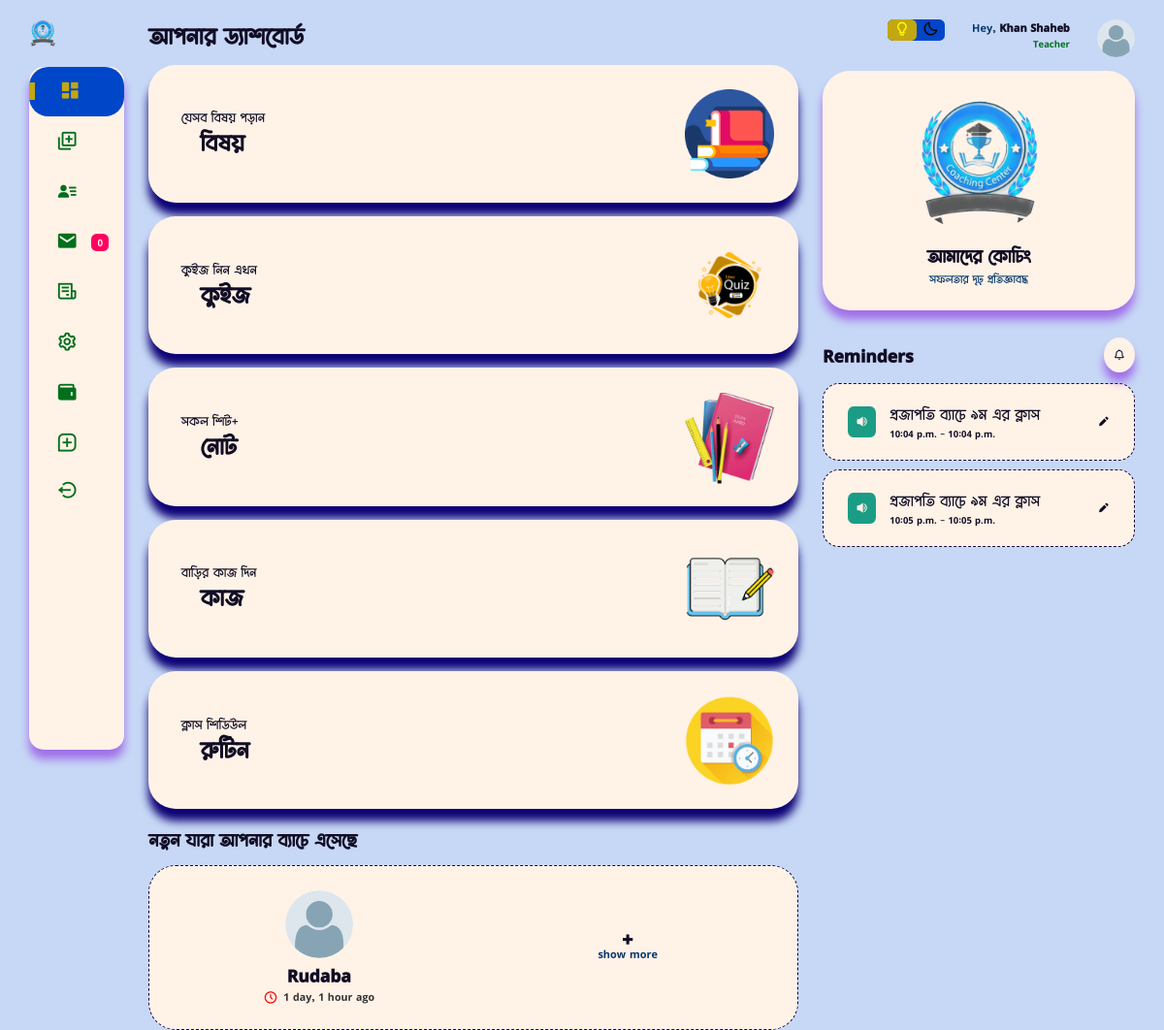
The app's page /teacher_dashboard/home (signed in) with its own data.
### users/models.py (models this page shows, shortened)
class Student(models.Model):
    user = models.OneToOneField(CustomUser, on_delete=models.CASCADE)
    basic_step_of_reg = models.BooleanField(default=False)
    choose_subjects = models.BooleanField(default=False)
    s_approval = models.BooleanField(default=False)
    guardian_phone_is_verified = models.BooleanField(default=False)
    s_name = models.CharField(max_length=170, null=True, blank=True)
    shift = models.ForeignKey(Shift, on_delete=models.CASCADE, null=True, blank=True)
    batch = models.ForeignKey(Batch, on_delete=models.CASCADE, null=True, blank=True)
    profile_pic = models.ImageField( upload_to="student", default='avatar.png')
    class_subjects = models.ForeignKey(ClassWithSubject, on_delete=models.CASCADE, null=True, blank=True )
    s_id = models.IntegerField(null=True, blank=True)
    guardian_phone = models.CharField(max_length=15)
    your_subjects = MultiSelectField(max_length=170, null=True, blank=True)
    s_phone = models.CharField(max_length=15, blank=True, null=True)
    guardian_email = models.EmailField(max_length=100, blank=True, null=True)
    created_at = models.DateTimeField(auto_now_add=True)
    updated_at = models.DateTimeField(auto_now=True)
    def __init__(self, *args, **kwargs):
        super(Student, self).__init__(*args, **kwargs)
        if self.class_subjects:
            self._meta.get_field('your_subjects').choices = [
                (subject.name.lower(), subject.name) for subject in self.class_subjects.subjects.all()
            ]
        else:
            self._meta.get_field('your_subjects').choices = [
                ('math', 'math')
            ]
    class Meta:
        verbose_name_plural = "ইউজার ( শিক্ষার্থী )"

class CustomUser(AbstractUser):
    username = None
    email = models.EmailField("email_address", unique=True, max_length=354)
    phone_number = models.CharField(max_length=15, blank=True, null=True)
    ROLE_CHOICES = [
        ('student', 'Student'),
        ('teacher', 'Teacher'),
        ('guardian', 'Guardian'),
    ]
    role = models.CharField(max_length=10, choices=ROLE_CHOICES)
    USERNAME_FIELD = "email"
    REQUIRED_FIELDS = ['phone_number']
    objects = CustomManager()
    class Meta:
        verbose_name_plural = "ইউজার অ্যাকাউন্ট *VIP* "

class Teacher(models.Model):
    user = models.OneToOneField(CustomUser, on_delete=models.CASCADE)
    basic_step_of_reg = models.BooleanField(default=False)
    t_name = models.CharField(max_length=100)
    profile_pic = models.ImageField(upload_to="teacher", default='teacher.png')
    teacher_background = models.CharField(max_length=20, choices=background_of_teacher)
    t_present_adress = models.CharField( max_length=150, null=True, blank=True)
    t_permnt_adress = models.CharField( max_length=150, null=True, blank=True)
    t_extra_phone = models.CharField( max_length=50, null=True, blank=True)
    t_approval = models.BooleanField(default=False)
    created_at = models.DateTimeField(auto_now_add=True)
    updated_at = models.DateTimeField(auto_now=True)
    class Meta:
        verbose_name_plural = "ইউজার( শিক্ষক-শিক্ষিকা )"

class MakeBatch(models.Model):
    batch = models.ForeignKey(Batch, on_delete=models.CASCADE)
    class_name = models.ForeignKey( ClassWithSubject, on_delete=models.CASCADE)
    subject = models.ForeignKey(Subjects, on_delete=models.CASCADE, null=True,blank=True)
    teacher = models.ForeignKey(Teacher, on_delete=models.CASCADE, null=True,blank=True)
    start_class = models.TimeField(null=True,blank=True)
    end_class = models.TimeField(null=True, blank=True)
    class Meta:
        verbose_name_plural = "ব্যাচ ও বিষয় ভিত্তিক শিক্ষক"

### home/views.py (the view, shortened to what this page needs)
# urls.py: path('teacher_dashboard/home', teacher_dashb, name="tchr_dashboard_home"),
@login_required
def teacher_dashb(request, page=None):
    if request.user.role == 'teacher':
        if page == 'add_mark':
            shift = Shift.objects.all()
            return render(request, 'teacher/add_mark.html', {'data':shift})
        elif page == 'msg':
            all_msg = MessageForTeacher.objects.filter(message_for = request.user.teacher).order_by('upload_at', '-visited')
            context = {
                'all_message':all_msg,
            }
            return render(request, 'teacher/msg.html', context)
        elif page == 'apply_leave':
            return render(request, 'teacher/apply_leave.html')
        elif page == 'all_setting':
            return redirect('edit_profile')
        elif page == 'quiz':
            return render(request, 'teacher/quiz.html')
        elif page == 'wallet':
            return render(request, 'teacher/wallet.html')
        elif page == 'routine':
            routine = MakeBatch.objects.filter(teacher = request.user.teacher)
            return render(request, 'teacher/routine.html', {'routine':routine})
        elif page == 'your_subject':
            sub = MakeBatch.objects.filter(teacher = request.user.teacher)
            return render(request, 'teacher/your_subject.html', {'subs':sub})
        else:
            batch_of_teacher = MakeBatch.objects.filter(teacher=request.user.teacher)
            your_students = set()
            for b in batch_of_teacher:
                subj = get_object_or_404(Subjects, name=b.subject)
                cls = get_object_or_404(ClassWithSubject, s_class=b.class_name)
                the_student = Student.objects.filter(
                    batch_id=b.batch.id,
                    your_subjects__contains=subj.name,
                    class_subjects=cls
                ).order_by('created_at')
                for s in the_student:
                    your_students.add(s)
            items_per_page = 6
            paginator = Paginator(list(your_students), items_per_page)
            page_number = request.GET.get('page')
            current_page = paginator.get_page(page_number)
            context = {
                'newuser': current_page,
                'data' : batch_of_teacher,
            }
            return render(request, 'teacher/dashboard.html', context)
    else:
        return render(request, 'main/404.html')

### home/public.py (called while the page is built)
def common_data(request):
    try:
        if request.user.role == "student":
            try:
                unviewed_msg_std = MessageForStudent.objects.filter(message_for = request.user.student, visited = False).count()
            except:
                unviewed_msg_std = 0
            context = {
                'unviewed_msg_std' : unviewed_msg_std,
            }
        elif request.user.role == "teacher":
            try:
                unviewed_msg = MessageForTeacher.objects.filter(message_for = request.user.teacher, visited = False).count()
            except:
                unviewed_msg = 0
            context = {
                'unviewed_msg' : unviewed_msg,
            }
        else:
            context={}
    except:
        context = {}
    return context

### users/models.py (called while the page is built)
    def __str__(self):
        return self.name

    def __str__(self):
        return self.s_class

### templates/teacher/dashboard.html (shortened to what this page needs)
{% extends 'teacher/base.html' %}
{% load static %}
{% block content %}
<h1>আপনার ড্যাশবোর্ড</h1>
<div class="analyse">
    <div class="sales">
        <a href="{% url "teacher_dashb" 'your_subject' %}">
            <div class="status">
                <div class="info">
                    <h3>যেসব বিষয় পড়ান</h3>
                    <h1>বিষয়</h1>
                </div>
                <div class="progresss">
                    <img src="{% static "image/book.png" %}" alt="">
                </div>
            </div>
        </a>
    </div>
    <div class="sales">
        <a href="{% url "teacher_dashb" 'quiz' %}">
            <div class="status">
                <div class="info">
                    <h3>কুইজ নিন এখন</h3>
                    <h1>কুইজ</h1>
                </div>
                <div class="progresss">
                    <img src="{% static "image/quiz.png" %}" alt="">
                </div>
            </div>
        </a>
    </div>
    <div class="sales">
        <a href="{% url "teacher_dashb" 'note' %}" >
            <div class="status">
                <div class="info">
                    <h3>সকল শিট+</h3>
                    <h1>নোট</h1>
                </div>
                <div class="progresss">
                    <img src="{% static "image/note.png" %}" alt="">
                </div>
            </div>
        </a>
    </div>
    <div class="sales">
        <a href="{% url "teacher_dashb" 'hw' %}">
            <div class="status">
                <div class="info">
                    <h3>বাড়ির কাজ দিন</h3>
                    <h1>কাজ</h1>
                </div>
                <div class="progresss">
                    <img src="{% static "image/hw.png" %}" alt="">
                </div>
            </div>
        </a>
    </div>
    <div class="sales">
        <a href="{% url "teacher_dashb" 'routine' %}">
            <div class="status">
                <div class="info">
                    <h3>ক্লাস শিডিউল</h3>
                    <h1>রুটিন</h1>
                </div>
                <div class="progresss">
                    <img src="{% static "image/routine.png" %}" alt="">
                </div>
            </div>
        </a>
    </div>
</div>
<div class="new-users">
    <h2>নতুন যারা আপনার ব্যাচে এসেছে</h2>
    <div class="user-list">
        {% for usr in newuser %}
        <div class="user">
            <img src="{{usr.profile_pic.url}}">
            <h2>{{usr.s_name}}</h2>
            {% if usr.user.is_active_now %}
            <i class="fas fa-circle text-success"></i> Active Now
            {% else %}
                {% if usr.user.last_login %}
                <p>
                    <i style="font-size: 15px; color: red; vertical-align: middle; margin-right: 2px; " class='bx bx-time-five bx-spin' ></i></i>
                    <span class="time-since">{{ usr.user.last_login|timesince }} ago</span>
                </p>
                {% else %}
                <p>Never logged in</p>
                {% endif %}
            {% endif %}
        </div>
        {% endfor %}
        <div class="user" >
            <a href="{% url "teacher_dashb" 'your_student' %}" style="display: flex; flex-direction: column; align-items: center;">
                <i class='bx bx-plus-medical'></i>
                <p>show more</p>
            </a>
        </div>
    </div>
</div>
{% endblock content %}
{% block reminder %}
<div class="reminders">
    <div class="header">
        <h2>Reminders</h2>
        <span >
            <i class='bx bx-bell' ></i>
        </span>
    </div>
    {% for c in data %}
    <div class="notification">
        <div class="icon">
            <span >
                <i class='bx bxs-volume-full'></i>
            </span>
        </div>
        <div class="content">
            <div class="info">
                <h3>প্রজাপতি ব্যাচে ৯ম এর ক্লাস</h3>
                <small class="text_muted">
                    {{ c.start_class }} - {{ c.end_class }}
                </small>
            </div>
            <span >
                <i class='bx bxs-pencil'></i>
            </span>
        </div>
    </div>
{% endfor %}
{% endblock reminder %}

### templates/teacher/base.html (shortened to what this page needs)
<!DOCTYPE html>
{% load static %}
<html lang="en">
<head>
    <link href='https://unpkg.com/boxicons@2.1.4/css/boxicons.min.css' rel='stylesheet'>
    <link rel="stylesheet" href="{% static "css/tdash.css" %}">
</head>
<body>
    <div class="container">
        <aside>
            <div class="toggle">
                <div class="logo">
                    <img src="{% static "image/coaching.png" %}">
                </div>
            </div>
            <div class="sidebar">
               {% url 'teacher_dashb' page='home' as home %}
               {% url 'teacher_dashb' page='add_mark' as add_mark %}
               {% url 'teacher_dashb' page='msg' as msg %}
               {% url 'teacher_dashb' page='apply_leave' as apply_leave %}
               {% url 'teacher_dashb' page='all_setting' as all_setting %}
               {% url 'teacher_dashb' page='hw' as hw %}
               {% url 'teacher_dashb' page='your_student' as your_student %}
               {% url 'teacher_dashb' page='wallet' as wallet %}
               <a {% if request.path == home %}class="active"{% endif %} href="{% url 'teacher_dashb' page='home' %}">
                  <span >
                    <i class='bx bxs-dashboard' ></i>
                  </span>
              </a>
               <a {% if request.path == add_mark %}class="active"{% endif %} href="{% url 'teacher_dashb' page='add_mark' %}">
                   <span >
                    <i class='bx bx-add-to-queue'></i>
                   </span>
               </a>
               <a {% if request.path == your_student %}class="active"{% endif %} href="{% url "teacher_dashb" page='your_student' %}">
                    <span >
                        <i class='bx bxs-user-detail'></i>
                    </span>
                </a>
               <a {% if request.path == msg %}class="active"{% endif %} href="{% url 'teacher_dashb' page='msg' %}">
                   <span >
                    {% if unviewed_msg == 0 %}
                    <i class='bx bxs-envelope' ></i>
                    {% else %}
                    <i class='bx bxs-envelope bx-tada' ></i>
                    {% endif %}
                   </span>
                   <span class="message-count">{{unviewed_msg}}</span>
               </a>
               <a {% if request.path == apply_leave %}class="active"{% endif %} href="{% url 'teacher_dashb' page='apply_leave' %}">
                   <span >
                    <i class='bx bx-receipt'></i>
                   </span>
               </a>
               <a {% if request.path == all_setting %}class="active"{% endif %} href="{% url 'teacher_dashb' page='all_setting' %}">
                   <span >
                       <i class='bx bx-cog bx-spin'  ></i>
                   </span>
               </a>
               <a {% if request.path == wallet %}class="active"{% endif %} href="{% url 'teacher_dashb' page='wallet' %}">
                <span >
                    <i class='bx bxs-wallet'  ></i>
                </span>
               </a>
               <a {% if request.path == hw %}class="active"{% endif %} href="{% url 'teacher_dashb' page='hw' %}">
                   <span >
                    <i class='bx bx-message-square-add'></i>
                   </span>
               </a>
               <a href="{% url "logout" %}">
                   <span >
                    <i class='bx bx-log-out-circle bx-fade-left'  ></i>
                   </span>
               </a>
           </div>
        </aside>
        <main>
            {% block content %}{% endblock content %}
        </main>
        <div class="right-section">
            <div class="nav">
                <div class="dark-mode">
                    <span class="material-icons-sharp active">
                        <i class='bx bx-bulb' style='color:yellow' ></i>
                    </span>
                    <span >
                        <i class='bx bx-moon' style='color:black' ></i>
                    </span>
                </div>
                <div class="profile">
                    <div class="info">
                        <p>Hey, <b>{{request.user.teacher.t_name}}</b></p>
                        <small class="text-muted">Teacher</small>
                    </div>
                    <div class="profile-photo">
                        <img src="{{request.user.teacher.profile_pic.url}}">
                    </div>
                </div>
            </div>
            <div class="user-profile">
                <div class="logo">
                    <img src="{% static "image/coaching.png" %}">
                    <h2>আমাদের কোচিং</h2>
                    <p>সফলতার দৃঢ় প্রতিজ্ঞাবদ্ধ</p>
                </div>
            </div>
            {% block reminder %}{% endblock reminder %}
        </div>
    </div>
</body>
</html>

### templates/teacher/dashboard.html (style rules this page uses)
.time-since { font-size: 12px; color: #333; vertical-align: middle; }

### records on screen
Student: profile_pic (placeholder picture), s_name "Rudaba", user.last_login "1 day, 1 hour"
CustomUser: user.teacher.t_name "Khan Shaheb", user.teacher.profile_pic (picture)
MakeBatch: start_class "10:04 p.m.", end_class "10:04 p.m."
MakeBatch: start_class "10:05 p.m.", end_class "10:05 p.m."

### other values on screen
{{ unviewed_msg }} "0"
